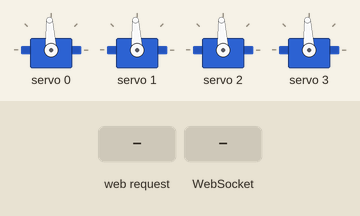
Simulated run of this sketch. Board: ESP32-S3. Parts: 4 × servo. Inputs (shaded band) come from the test bench. WiFi joins after 1.5 s; servers stay silent unless stated; what the sketch prints to the serial monitor is not drawn.

Above: at 2.8 s.
2.9 s: HTTP request GET /set?servo=1&dir=1&angle=1 received
At 3.5 s:
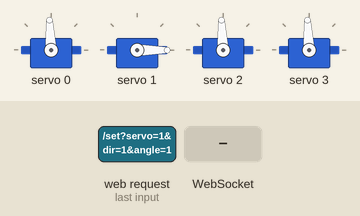
4.4 s: WebSocket text "5" received
5.9 s: HTTP request GET /move?servo=1&dir=1&angle=1 received
Timing chart, 0 to 8.9 s (numbered marks = the images above; inputs shaded):
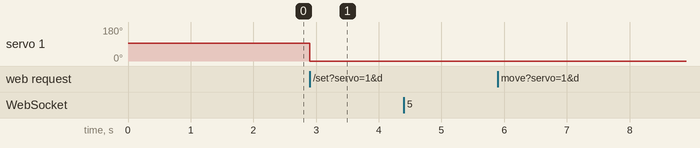

Measured:
- after the input at 2.9 s, servo 1: 93° → 0° at once
- after the input at 4.4 s, every drawn part: stays the same
- after the input at 5.9 s, every drawn part: stays the same

The sketch:

esp32s3.ino
```cpp
#include <Wire.h>
#include <Adafruit_PWMServoDriver.h>
#include <WiFi.h>
#include <WebServer.h>
#include <WebSocketsServer.h>

// WiFi配置
const char* ssid = "GEEK2.4G";
const char* password = "34163416";

// 创建PCA9685对象，默认I2C地址为0x40
Adafruit_PWMServoDriver pwm = Adafruit_PWMServoDriver();

// 定义舵机通道（使用0,1,2,3接口）
#define SERVO_0 0
#define SERVO_1 1
#define SERVO_2 2
#define SERVO_3 3

// 270度舵机脉冲宽度设置（500us-2500us）
// PCA9685工作在50Hz，12位分辨率（4096步）
// 500us = 500/20000 * 4096 ≈ 102
// 2500us = 2500/20000 * 4096 = 512
#define SERVOMIN  102  // 对应500us（0度）
#define SERVOMAX  512  // 对应2500us（270度）

// ESP32-S3的I2C引脚
#define SDA_PIN 21
#define SCL_PIN 20

// 舵机当前角度（0-270度）
int servoAngles[4] = {135, 135, 135, 135}; // 初始位置在中间

// 每次移动的步进角度
#define STEP_ANGLE 5

// Web服务器和WebSocket
WebServer server(80);
WebSocketsServer webSocket = WebSocketsServer(81);

// 存储日志信息
String logBuffer = "";
const int MAX_LOG_SIZE = 2000;

// 自定义Serial打印函数，同时发送到WebSocket
void serialPrintln(String msg) {
  Serial0.println(msg);

  // 添加到日志缓冲区
  logBuffer += msg + "\n";
  if (logBuffer.length() > MAX_LOG_SIZE) {
    logBuffer = logBuffer.substring(logBuffer.length() - MAX_LOG_SIZE);
  }

  // 通过WebSocket广播
  webSocket.broadcastTXT(msg);
}

void serialPrint(String msg) {
  Serial0.print(msg);

  // 添加到日志缓冲区
  logBuffer += msg;
  if (logBuffer.length() > MAX_LOG_SIZE) {
    logBuffer = logBuffer.substring(logBuffer.length() - MAX_LOG_SIZE);
  }

  // 通过WebSocket广播
  webSocket.broadcastTXT(msg);
}

// 设置舵机角度（0-270度）
void setServoAngle(uint8_t channel, int angle) {
  // 限制角度范围
  if (angle < 0) angle = 0;
  if (angle > 270) angle = 270;

  // 将角度转换为脉冲宽度
  int pulse = map(angle, 0, 270, SERVOMIN, SERVOMAX);

  // 设置PWM
  pwm.setPWM(channel, 0, pulse);

  // 更新角度记录
  servoAngles[channel] = angle;
}

// 移动舵机
void moveServo(int servoNum, int direction) {
  if (servoNum < 0 || servoNum > 3) return;

  int newAngle = servoAngles[servoNum] + (direction * STEP_ANGLE);

  // 限制范围
  if (newAngle < 0) newAngle = 0;
  if (newAngle > 270) newAngle = 270;

  setServoAngle(servoNum, newAngle);

  String msg = "舵机" + String(servoNum) + " " +
               (direction > 0 ? "正转" : "反转") +
               " -> " + String(newAngle) + "度";
  serialPrintln(msg);
}

// HTML网页
const char index_html[] PROGMEM = R"rawliteral(
<!DOCTYPE html>
<html>
<head>
  <meta charset="UTF-8">
  <meta name="viewport" content="width=device-width, initial-scale=1.0">
  <title>ESP32S3 舵机控制</title>
  <style>
    body { font-family: Arial; padding: 20px; background: #f0f0f0; margin: 0; }
    .container { max-width: 1200px; margin: 0 auto; background: white; padding: 20px; border-radius: 8px; }
    h1 { text-align: center; color: #333; margin-bottom: 15px; }
    .main-layout { display: flex; gap: 20px; }
    .left-panel { flex: 1; min-width: 400px; }
    .right-panel { flex: 1; min-width: 400px; }
    .servo { margin: 10px 0; padding: 12px; background: #f9f9f9; border-radius: 5px; }
    .servo h3 { margin: 0 0 8px 0; font-size: 16px; }
    .controls { display: flex; justify-content: center; gap: 5px; align-items: center; flex-wrap: wrap; }
    .btn { padding: 8px 15px; border: none; border-radius: 5px; cursor: pointer; font-weight: bold; color: white; font-size: 14px; }
    .btn-left { background: #ff6b6b; }
    .btn-right { background: #4ecdc4; }
    .angle { min-width: 55px; text-align: center; font-size: 16px; font-weight: bold; }
    .log-section h3 { margin: 0 0 10px 0; }
    #log { background: #000; color: #0f0; padding: 10px; height: 500px; overflow-y: auto; font-family: monospace; font-size: 12px; border-radius: 5px; }
    .status { text-align: center; padding: 8px; margin-bottom: 15px; border-radius: 5px; font-weight: bold; }
    .connected { background: #d4edda; color: #155724; }
    .disconnected { background: #f8d7da; color: #721c24; }
    .batch-buttons { text-align: center; margin-top: 15px; padding-top: 15px; border-top: 2px solid #ddd; }
    input[type="number"] { width: 55px; padding: 5px; border: 1px solid #ccc; border-radius: 3px; }
  </style>
</head>
<body>
  <div class="container">
    <h1>ESP32S3 舵机控制</h1>
    <div id="status" class="status disconnected">断开连接</div>

    <div class="main-layout">
      <div class="left-panel">
        <h2 style="margin-top:0; font-size:18px;">舵机控制</h2>

        <div class="servo">
          <h3>舵机 0</h3>
          <div class="controls">
            <button class="btn btn-left" onclick="move(0, -1)">◀</button>
            <div class="angle" id="angle0">135°</div>
            <button class="btn btn-right" onclick="move(0, 1)">▶</button>
            <input type="number" id="input0" min="0" max="270" value="135">
            <button class="btn" style="background:#666;" onclick="setAngle(0)">设定</button>
          </div>
        </div>

        <div class="servo">
          <h3>舵机 1</h3>
          <div class="controls">
            <button class="btn btn-left" onclick="move(1, -1)">◀</button>
            <div class="angle" id="angle1">135°</div>
            <button class="btn btn-right" onclick="move(1, 1)">▶</button>
            <input type="number" id="input1" min="0" max="270" value="135">
            <button class="btn" style="background:#666;" onclick="setAngle(1)">设定</button>
          </div>
        </div>

        <div class="servo">
          <h3>舵机 2</h3>
          <div class="controls">
            <button class="btn btn-left" onclick="move(2, -1)">◀</button>
            <div class="angle" id="angle2">135°</div>
            <button class="btn btn-right" onclick="move(2, 1)">▶</button>
            <input type="number" id="input2" min="0" max="270" value="135">
            <button class="btn" style="background:#666;" onclick="setAngle(2)">设定</button>
          </div>
        </div>

        <div class="servo">
          <h3>舵机 3</h3>
          <div class="controls">
            <button class="btn btn-left" onclick="move(3, -1)">◀</button>
            <div class="angle" id="angle3">135°</div>
            <button class="btn btn-right" onclick="move(3, 1)">▶</button>
            <input type="number" id="input3" min="0" max="270" value="135">
            <button class="btn" style="background:#666;" onclick="setAngle(3)">设定</button>
          </div>
        </div>

        <div class="batch-buttons">
          <button class="btn" style="background:#ff9800; padding:10px 30px;" onclick="resetAll()">全部归零</button>
          <button class="btn" style="background:#9c27b0; padding:10px 30px; margin-left:10px;" onclick="centerAll()">全部居中</button>

          <div style="margin-top:15px;">
            <input type="number" id="allAngle" min="0" max="270" value="135" style="width:70px; padding:8px; font-size:14px;">
            <button class="btn" style="background:#2196F3; padding:10px 30px; margin-left:10px;" onclick="setAllAngle()">全部转到同角度</button>
          </div>

          <div style="margin-top:15px; padding-top:15px; border-top:1px solid #ddd;">
            <div style="font-weight:bold; margin-bottom:10px;">分别设定角度并同时执行：</div>
            <div style="display:flex; gap:10px; justify-content:center; align-items:center; flex-wrap:wrap;">
              <div>
                <label style="font-size:12px;">舵机0:</label>
                <input type="number" id="batch0" min="0" max="270" value="135" style="width:60px; padding:5px;">
              </div>
              <div>
                <label style="font-size:12px;">舵机1:</label>
                <input type="number" id="batch1" min="0" max="270" value="135" style="width:60px; padding:5px;">
              </div>
              <div>
                <label style="font-size:12px;">舵机2:</label>
                <input type="number" id="batch2" min="0" max="270" value="135" style="width:60px; padding:5px;">
              </div>
              <div>
                <label style="font-size:12px;">舵机3:</label>
                <input type="number" id="batch3" min="0" max="270" value="135" style="width:60px; padding:5px;">
              </div>
            </div>
            <button class="btn" style="background:#00bcd4; padding:10px 30px; margin-top:10px;" onclick="batchSetAll()">同时执行</button>
          </div>
        </div>
      </div>

      <div class="right-panel">
        <div class="log-section">
          <h2 style="margin-top:0; font-size:18px;">串口输出</h2>
          <div id="log"></div>
        </div>
      </div>
    </div>
  </div>

  <script>
    var ws;
    var angles = [135, 135, 135, 135];

    function initWebSocket() {
      ws = new WebSocket('ws://' + window.location.hostname + ':81');

      ws.onopen = function() {
        document.getElementById('status').textContent = '已连接';
        document.getElementById('status').className = 'status connected';
        addLog('连接成功');
      };

      ws.onclose = function() {
        document.getElementById('status').textContent = '断开连接';
        document.getElementById('status').className = 'status disconnected';
        addLog('断开连接，3秒后重连...');
        setTimeout(initWebSocket, 3000);
      };

      ws.onerror = function() {
        addLog('WebSocket 错误');
      };

      ws.onmessage = function(event) {
        addLog(event.data);
      };
    }

    function move(servo, direction) {
      fetch('/move?servo=' + servo + '&dir=' + direction)
        .then(response => response.json())
        .then(data => {
          if (data.angle !== undefined) {
            angles[servo] = data.angle;
            document.getElementById('angle' + servo).textContent = data.angle + '°';
            document.getElementById('input' + servo).value = data.angle;
          }
        });
    }

    function setAngle(servo) {
      var angle = parseInt(document.getElementById('input' + servo).value);
      if (angle < 0 || angle > 270) {
        alert('角度必须在0-270度之间');
        return;
      }
      fetch('/set?servo=' + servo + '&angle=' + angle)
        .then(response => response.json())
        .then(data => {
          if (data.angle !== undefined) {
            angles[servo] = data.angle;
            document.getElementById('angle' + servo).textContent = data.angle + '°';
          }
        });
    }

    function resetAll() {
      for (let i = 0; i < 4; i++) {
        fetch('/set?servo=' + i + '&angle=0')
          .then(response => response.json())
          .then(data => {
            if (data.angle !== undefined) {
              angles[data.servo] = data.angle;
              document.getElementById('angle' + data.servo).textContent = data.angle + '°';
              document.getElementById('input' + data.servo).value = data.angle;
            }
          });
      }
    }

    function centerAll() {
      for (let i = 0; i < 4; i++) {
        fetch('/set?servo=' + i + '&angle=135')
          .then(response => response.json())
          .then(data => {
            if (data.angle !== undefined) {
              angles[data.servo] = data.angle;
              document.getElementById('angle' + data.servo).textContent = data.angle + '°';
              document.getElementById('input' + data.servo).value = data.angle;
            }
          });
      }
    }

    function setAllAngle() {
      var angle = parseInt(document.getElementById('allAngle').value);
      if (angle < 0 || angle > 270) {
        alert('角度必须在0-270度之间');
        return;
      }
      for (let i = 0; i < 4; i++) {
        fetch('/set?servo=' + i + '&angle=' + angle)
          .then(response => response.json())
          .then(data => {
            if (data.angle !== undefined) {
              angles[data.servo] = data.angle;
              document.getElementById('angle' + data.servo).textContent = data.angle + '°';
              document.getElementById('input' + data.servo).value = data.angle;
            }
          });
      }
    }

    function batchSetAll() {
      var batchAngles = [];
      for (let i = 0; i < 4; i++) {
        var angle = parseInt(document.getElementById('batch' + i).value);
        if (angle < 0 || angle > 270) {
          alert('舵机' + i + '的角度必须在0-270度之间');
          return;
        }
        batchAngles.push(angle);
      }

      // 同时发送所有请求
      for (let i = 0; i < 4; i++) {
        fetch('/set?servo=' + i + '&angle=' + batchAngles[i])
          .then(response => response.json())
          .then(data => {
            if (data.angle !== undefined) {
              angles[data.servo] = data.angle;
              document.getElementById('angle' + data.servo).textContent = data.angle + '°';
              document.getElementById('input' + data.servo).value = data.angle;
            }
          });
      }
    }

    function addLog(message) {
      var log = document.getElementById('log');
      var timestamp = new Date().toLocaleTimeString();
      log.innerHTML += '[' + timestamp + '] ' + message + '<br>';
      log.scrollTop = log.scrollHeight;
    }

    // 初始化
    initWebSocket();

    // 获取初始角度
    fetch('/angles')
      .then(response => response.json())
      .then(data => {
        for (let i = 0; i < 4; i++) {
          angles[i] = data.angles[i];
          document.getElementById('angle' + i).textContent = data.angles[i] + '°';
          document.getElementById('input' + i).value = data.angles[i];
        }
      });
  </script>
</body>
</html>
)rawliteral";

// 处理网页请求
void handleRoot() {
  server.send(200, "text/html", index_html);
}

// 处理舵机移动请求
void handleMove() {
  if (server.hasArg("servo") && server.hasArg("dir")) {
    int servoNum = server.arg("servo").toInt();
    int direction = server.arg("dir").toInt();

    moveServo(servoNum, direction);

    String json = "{\"servo\":" + String(servoNum) +
                  ",\"angle\":" + String(servoAngles[servoNum]) + "}";
    server.send(200, "application/json", json);
  } else {
    server.send(400, "text/plain", "Missing parameters");
  }
}

// 获取所有舵机角度
void handleAngles() {
  String json = "{\"angles\":[" +
                String(servoAngles[0]) + "," +
                String(servoAngles[1]) + "," +
                String(servoAngles[2]) + "," +
                String(servoAngles[3]) + "]}";
  server.send(200, "application/json", json);
}

// 处理设定角度请求
void handleSet() {
  if (server.hasArg("servo") && server.hasArg("angle")) {
    int servoNum = server.arg("servo").toInt();
    int angle = server.arg("angle").toInt();

    if (servoNum >= 0 && servoNum <= 3 && angle >= 0 && angle <= 270) {
      setServoAngle(servoNum, angle);

      String msg = "舵机" + String(servoNum) + " 设定到 " + String(angle) + "度";
      serialPrintln(msg);

      String json = "{\"servo\":" + String(servoNum) +
                    ",\"angle\":" + String(servoAngles[servoNum]) + "}";
      server.send(200, "application/json", json);
    } else {
      server.send(400, "text/plain", "Invalid parameters");
    }
  } else {
    server.send(400, "text/plain", "Missing parameters");
  }
}

// WebSocket事件处理
void webSocketEvent(uint8_t num, WStype_t type, uint8_t * payload, size_t length) {
  switch(type) {
    case WStype_DISCONNECTED:
      Serial0.printf("[%u] 断开连接\n", num);
      break;
    case WStype_CONNECTED:
      {
        IPAddress ip = webSocket.remoteIP(num);
        Serial0.printf("[%u] 连接来自 %d.%d.%d.%d\n", num, ip[0], ip[1], ip[2], ip[3]);
        // 发送历史日志
        webSocket.sendTXT(num, logBuffer);
      }
      break;
  }
}

void setup() {
  // 初始化串口
  Serial0.begin(115200);
  Serial0.println("\n\n=== ESP32S3 舵机控制系统启动 ===");

  // 初始化I2C
  Wire.begin(SDA_PIN, SCL_PIN);
  Serial0.println("I2C初始化完成");

  // 初始化PCA9685
  pwm.begin();
  pwm.setPWMFreq(50);  // 舵机工作频率为50Hz
  delay(100);
  Serial0.println("PCA9685初始化完成");

  // 设置舵机初始位置（中间位置135度）
  for (int i = 0; i < 4; i++) {
    setServoAngle(i, 135);
  }
  Serial0.println("舵机初始化完成，位置：135度");

  // 连接WiFi
  Serial0.print("正在连接WiFi: ");
  Serial0.println(ssid);

  WiFi.begin(ssid, password);

  int attempts = 0;
  while (WiFi.status() != WL_CONNECTED && attempts < 30) {
    delay(500);
    Serial0.print(".");
    attempts++;
  }

  if (WiFi.status() == WL_CONNECTED) {
    Serial0.println("\nWiFi连接成功!");
    Serial0.print("IP地址: ");
    Serial0.println(WiFi.localIP());
    serialPrintln("WiFi已连接，IP: " + WiFi.localIP().toString());
  } else {
    Serial0.println("\nWiFi连接失败!");
    serialPrintln("WiFi连接失败，请检查SSID和密码");
  }

  // 配置Web服务器
  server.on("/", handleRoot);
  server.on("/move", handleMove);
  server.on("/angles", handleAngles);
  server.on("/set", handleSet);
  server.begin();
  Serial0.println("HTTP服务器已启动");

  // 启动WebSocket服务器
  webSocket.begin();
  webSocket.onEvent(webSocketEvent);
  Serial0.println("WebSocket服务器已启动");

  Serial0.println("\n=== 系统就绪 ===");
  Serial0.print("请访问: http://");
  Serial0.println(WiFi.localIP());

  serialPrintln("=== 系统初始化完成 ===");
  serialPrintln("请在浏览器中打开: http://" + WiFi.localIP().toString());
}

void loop() {
  // 处理Web服务器请求
  server.handleClient();

  // 处理WebSocket
  webSocket.loop();

  // 可以在这里添加其他循环任务
}
```
